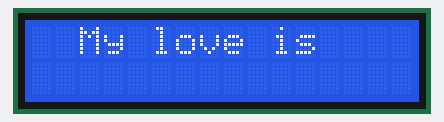
Bench run of a sketch on a simulated Arduino Uno, built with avr-gcc and run on an emulated ATmega328P. On the bench: 16×2 character LCD.

Above: at 0.1 s.
At 1.1 s:
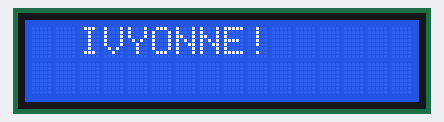

The sketch:

LCD_I2c.ino
```cpp
#include <LiquidCrystal_I2C.h>

LiquidCrystal_I2C lcd(0x27,16,2);  // set the LCD address to 0x27 for a 16 chars and 2 line display

int delay_time =1000;
void setup() {
  lcd.init();
  lcd.clear();
  lcd.backlight();      // Make sure backlight is on


}

void loop() {
    // Print a message on both lines of the LCD.
  lcd.setCursor(2,0);   //Set cursor to character 2 on line 0
  lcd.print("My love is ");
  delay(delay_time);
  lcd.clear();
  lcd.setCursor(2,0);   //Move cursor to character 2 on line 1
  lcd.print("IVYONNE!");
  delay(delay_time);
   lcd.clear();
}
```

Measured:
- what the display in image 1 shows lasts 1.0 s, from 1.1 s to 2.1 s
